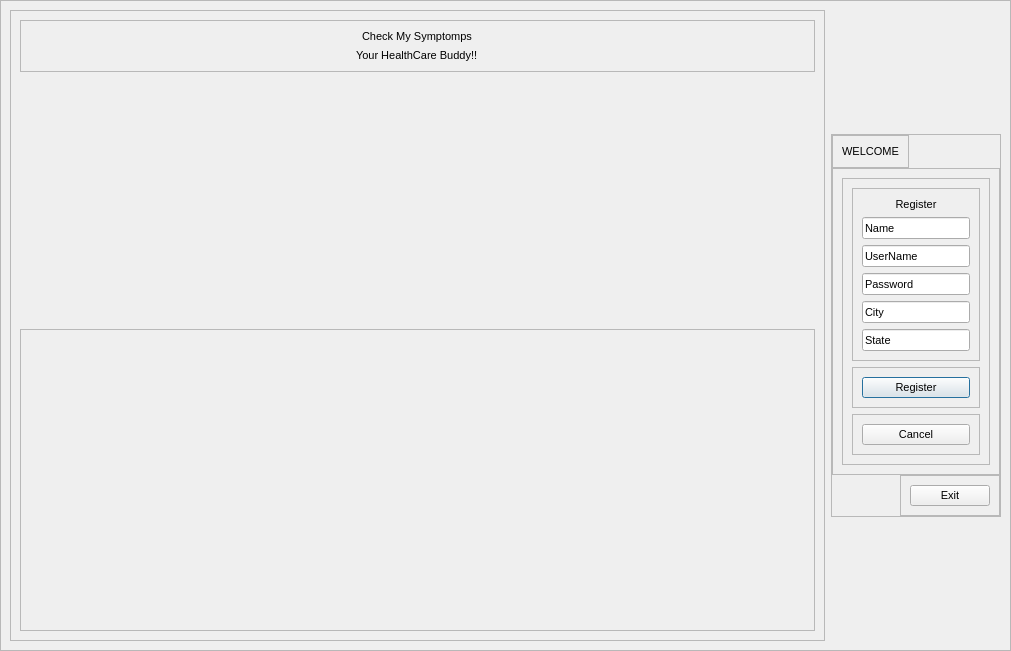
<?xml version="1.0" encoding="UTF-8"?>
<ui version="4.0">
 <class>Dialog</class>
 <widget class="QDialog" name="Dialog">
  <property name="geometry">
   <rect>
    <x>0</x>
    <y>0</y>
    <width>1011</width>
    <height>651</height>
   </rect>
  </property>
  <property name="sizePolicy">
   <sizepolicy hsizetype="Fixed" vsizetype="Fixed">
    <horstretch>0</horstretch>
    <verstretch>0</verstretch>
   </sizepolicy>
  </property>
  <property name="windowTitle">
   <string>PharmaSoft | Login</string>
  </property>
  <property name="windowIcon">
   <iconset resource="photos/orange_icons.qrc">
    <normaloff>:/newPrefix/log-in.svg</normaloff>:/newPrefix/log-in.svg</iconset>
  </property>
  <property name="styleSheet">
   <string notr="true">

QWidget {
    font-size: 11px;
}

QTableView {
    font-size: 10px;
    alternate-background-color: #EEEEFF;
}

Browser QPushButton {
    font-size: 10px;
    min-width: 10px;
}

ColorButton::enabled {
    border: 1px solid #444444;
}

ColorButton::disabled {
    border: 1px solid #AAAAAA;
}


Browser QGroupBox {
    background-color: qlineargradient(x1: 0, y1: 0, x2: 0, y2: 1,
                                      stop: 0 #E0E0E0, stop: 1 #FFFFFF);
    border: 2px solid #999999;
    border-radius: 5px;
    margin-top: 1ex; /* leave space at the top for the title */
    font-size: 13px;
    color: black;
}

Browser QGroupBox::title {
    subcontrol-origin: margin;
    subcontrol-position: top center; /* position at the top center */
    padding: 0 3px;
    font-size: 13px;
    color: black;
}

PluginItem {
    border: 2px solid black;
    background: white;
}


PluginItem Frame {
    background: #CCCCCC;
}


TabButton {
    border: 1px solid #8f8f91;
    border-radius: 2px;
    padding: 3px;
    min-width: 120px;
}

TabButton::checked {
    background-color: qlineargradient(x1: 0, y1: 0 , x2: 0, y2: 1,
                                      stop: 0 #9a9b9e, stop: 1 #babbbe);
}


TabButton::pressed {
    background-color: qlineargradient(x1: 0, y1: 0 , x2: 0, y2: 1,
                                      stop: 0 #9a9b9e, stop: 1 #babbbe);
}
</string>
  </property>
  <layout class="QVBoxLayout" name="verticalLayout">
   <property name="spacing">
    <number>0</number>
   </property>
   <property name="leftMargin">
    <number>0</number>
   </property>
   <property name="topMargin">
    <number>0</number>
   </property>
   <property name="rightMargin">
    <number>0</number>
   </property>
   <property name="bottomMargin">
    <number>0</number>
   </property>
   <item>
    <widget class="QFrame" name="frame">
     <property name="frameShape">
      <enum>QFrame::StyledPanel</enum>
     </property>
     <property name="frameShadow">
      <enum>QFrame::Raised</enum>
     </property>
     <layout class="QHBoxLayout" name="horizontalLayout">
      <item>
       <widget class="QFrame" name="frame_12">
        <property name="frameShape">
         <enum>QFrame::StyledPanel</enum>
        </property>
        <property name="frameShadow">
         <enum>QFrame::Raised</enum>
        </property>
        <layout class="QVBoxLayout" name="verticalLayout_2">
         <item alignment="Qt::AlignTop">
          <widget class="QFrame" name="frame_3">
           <property name="frameShape">
            <enum>QFrame::StyledPanel</enum>
           </property>
           <property name="frameShadow">
            <enum>QFrame::Raised</enum>
           </property>
           <layout class="QVBoxLayout" name="verticalLayout_12">
            <item alignment="Qt::AlignHCenter|Qt::AlignVCenter">
             <widget class="QLabel" name="label">
              <property name="autoFillBackground">
               <bool>false</bool>
              </property>
              <property name="styleSheet">
               <string notr="true">
font: 75 42pt &quot;Century Gothic&quot;;

</string>
              </property>
              <property name="text">
               <string>Check My Symptomps</string>
              </property>
              <property name="scaledContents">
               <bool>true</bool>
              </property>
              <property name="alignment">
               <set>Qt::AlignCenter</set>
              </property>
              <property name="wordWrap">
               <bool>false</bool>
              </property>
             </widget>
            </item>
            <item alignment="Qt::AlignHCenter|Qt::AlignVCenter">
             <widget class="QLabel" name="label_2">
              <property name="styleSheet">
               <string notr="true">font: 75 20pt &quot;Century Gothic&quot;;</string>
              </property>
              <property name="text">
               <string>Your HealthCare Buddy!!</string>
              </property>
             </widget>
            </item>
           </layout>
          </widget>
         </item>
         <item>
          <widget class="QFrame" name="frame_11">
           <property name="sizePolicy">
            <sizepolicy hsizetype="Preferred" vsizetype="Preferred">
             <horstretch>0</horstretch>
             <verstretch>0</verstretch>
            </sizepolicy>
           </property>
           <property name="frameShape">
            <enum>QFrame::StyledPanel</enum>
           </property>
           <property name="frameShadow">
            <enum>QFrame::Raised</enum>
           </property>
           <layout class="QVBoxLayout" name="verticalLayout_11">
            <item alignment="Qt::AlignHCenter|Qt::AlignVCenter">
             <widget class="QLabel" name="label_3">
              <property name="styleSheet">
               <string notr="true"/>
              </property>
              <property name="text">
               <string/>
              </property>
              <property name="pixmap">
               <pixmap resource="blue_icons.qrc">:/icons_blue/icons/login-user-icon.png</pixmap>
              </property>
              <property name="scaledContents">
               <bool>true</bool>
              </property>
             </widget>
            </item>
           </layout>
          </widget>
         </item>
        </layout>
       </widget>
      </item>
      <item>
       <widget class="QFrame" name="frame_2">
        <property name="sizePolicy">
         <sizepolicy hsizetype="Fixed" vsizetype="Fixed">
          <horstretch>0</horstretch>
          <verstretch>0</verstretch>
         </sizepolicy>
        </property>
        <property name="styleSheet">
         <string notr="true"/>
        </property>
        <property name="frameShape">
         <enum>QFrame::StyledPanel</enum>
        </property>
        <property name="frameShadow">
         <enum>QFrame::Raised</enum>
        </property>
        <layout class="QVBoxLayout" name="verticalLayout_3">
         <property name="spacing">
          <number>0</number>
         </property>
         <property name="leftMargin">
          <number>0</number>
         </property>
         <property name="topMargin">
          <number>0</number>
         </property>
         <property name="rightMargin">
          <number>0</number>
         </property>
         <property name="bottomMargin">
          <number>0</number>
         </property>
         <item alignment="Qt::AlignTop">
          <widget class="QFrame" name="frame_4">
           <property name="sizePolicy">
            <sizepolicy hsizetype="Fixed" vsizetype="Fixed">
             <horstretch>0</horstretch>
             <verstretch>0</verstretch>
            </sizepolicy>
           </property>
           <property name="frameShape">
            <enum>QFrame::StyledPanel</enum>
           </property>
           <property name="frameShadow">
            <enum>QFrame::Raised</enum>
           </property>
           <layout class="QVBoxLayout" name="verticalLayout_4">
            <item>
             <widget class="QLabel" name="label_5">
              <property name="styleSheet">
               <string notr="true">font: 75 38pt &quot;Century Gothic&quot;;
</string>
              </property>
              <property name="text">
               <string>WELCOME</string>
              </property>
              <property name="alignment">
               <set>Qt::AlignCenter</set>
              </property>
             </widget>
            </item>
           </layout>
          </widget>
         </item>
         <item>
          <widget class="QFrame" name="frame_5">
           <property name="sizePolicy">
            <sizepolicy hsizetype="Fixed" vsizetype="Fixed">
             <horstretch>0</horstretch>
             <verstretch>0</verstretch>
            </sizepolicy>
           </property>
           <property name="frameShape">
            <enum>QFrame::StyledPanel</enum>
           </property>
           <property name="frameShadow">
            <enum>QFrame::Raised</enum>
           </property>
           <layout class="QVBoxLayout" name="verticalLayout_5">
            <item>
             <widget class="QFrame" name="frame_8">
              <property name="frameShape">
               <enum>QFrame::StyledPanel</enum>
              </property>
              <property name="frameShadow">
               <enum>QFrame::Raised</enum>
              </property>
              <layout class="QVBoxLayout" name="verticalLayout_7">
               <item>
                <widget class="QFrame" name="frame_7">
                 <property name="frameShape">
                  <enum>QFrame::StyledPanel</enum>
                 </property>
                 <property name="frameShadow">
                  <enum>QFrame::Raised</enum>
                 </property>
                 <layout class="QVBoxLayout" name="verticalLayout_8">
                  <item>
                   <widget class="QLabel" name="label_6">
                    <property name="styleSheet">
                     <string notr="true">font: 75 21pt &quot;Century Gothic&quot;;
</string>
                    </property>
                    <property name="text">
                     <string>Register</string>
                    </property>
                    <property name="alignment">
                     <set>Qt::AlignCenter</set>
                    </property>
                   </widget>
                  </item>
                  <item>
                   <widget class="QLineEdit" name="admin_username_2">
                    <property name="styleSheet">
                     <string notr="true">font: 13pt &quot;Century Gothic&quot;;
</string>
                    </property>
                    <property name="inputMask">
                     <string/>
                    </property>
                    <property name="text">
                     <string>Name</string>
                    </property>
                    <property name="placeholderText">
                     <string>User Name</string>
                    </property>
                   </widget>
                  </item>
                  <item>
                   <widget class="QLineEdit" name="admin_username_4">
                    <property name="styleSheet">
                     <string notr="true">font: 13pt &quot;Century Gothic&quot;;
</string>
                    </property>
                    <property name="inputMask">
                     <string/>
                    </property>
                    <property name="text">
                     <string>UserName</string>
                    </property>
                    <property name="placeholderText">
                     <string>User Name</string>
                    </property>
                   </widget>
                  </item>
                  <item>
                   <widget class="QLineEdit" name="admin_username_3">
                    <property name="styleSheet">
                     <string notr="true">font: 13pt &quot;Century Gothic&quot;;
</string>
                    </property>
                    <property name="inputMask">
                     <string/>
                    </property>
                    <property name="text">
                     <string>Password</string>
                    </property>
                    <property name="placeholderText">
                     <string>User Name</string>
                    </property>
                   </widget>
                  </item>
                  <item>
                   <widget class="QLineEdit" name="admin_username">
                    <property name="styleSheet">
                     <string notr="true">font: 13pt &quot;Century Gothic&quot;;
</string>
                    </property>
                    <property name="inputMask">
                     <string/>
                    </property>
                    <property name="text">
                     <string>City</string>
                    </property>
                    <property name="placeholderText">
                     <string>User Name</string>
                    </property>
                   </widget>
                  </item>
                  <item>
                   <widget class="QLineEdit" name="admin_username_5">
                    <property name="styleSheet">
                     <string notr="true">font: 13pt &quot;Century Gothic&quot;;
</string>
                    </property>
                    <property name="inputMask">
                     <string/>
                    </property>
                    <property name="text">
                     <string>State</string>
                    </property>
                    <property name="placeholderText">
                     <string>User Name</string>
                    </property>
                   </widget>
                  </item>
                 </layout>
                </widget>
               </item>
               <item>
                <widget class="QFrame" name="frame_9">
                 <property name="frameShape">
                  <enum>QFrame::StyledPanel</enum>
                 </property>
                 <property name="frameShadow">
                  <enum>QFrame::Raised</enum>
                 </property>
                 <layout class="QVBoxLayout" name="verticalLayout_9">
                  <item>
                   <widget class="QPushButton" name="login">
                    <property name="styleSheet">
                     <string notr="true">font: 75 16pt &quot;Century Gothic&quot;;
</string>
                    </property>
                    <property name="text">
                     <string>Register</string>
                    </property>
                   </widget>
                  </item>
                 </layout>
                </widget>
               </item>
               <item alignment="Qt::AlignTop">
                <widget class="QFrame" name="frame_10">
                 <property name="frameShape">
                  <enum>QFrame::StyledPanel</enum>
                 </property>
                 <property name="frameShadow">
                  <enum>QFrame::Raised</enum>
                 </property>
                 <layout class="QVBoxLayout" name="verticalLayout_10">
                  <item>
                   <widget class="QPushButton" name="clear">
                    <property name="styleSheet">
                     <string notr="true">font: 75 16pt &quot;Century Gothic&quot;;
</string>
                    </property>
                    <property name="text">
                     <string>Cancel</string>
                    </property>
                   </widget>
                  </item>
                 </layout>
                </widget>
               </item>
              </layout>
             </widget>
            </item>
           </layout>
          </widget>
         </item>
         <item alignment="Qt::AlignRight|Qt::AlignBottom">
          <widget class="QFrame" name="frame_6">
           <property name="sizePolicy">
            <sizepolicy hsizetype="Fixed" vsizetype="Fixed">
             <horstretch>0</horstretch>
             <verstretch>0</verstretch>
            </sizepolicy>
           </property>
           <property name="frameShape">
            <enum>QFrame::StyledPanel</enum>
           </property>
           <property name="frameShadow">
            <enum>QFrame::Raised</enum>
           </property>
           <layout class="QVBoxLayout" name="verticalLayout_6">
            <item>
             <widget class="QPushButton" name="quit">
              <property name="styleSheet">
               <string notr="true">font: 75 16pt &quot;Century Gothic&quot;;
</string>
              </property>
              <property name="text">
               <string>Exit</string>
              </property>
              <property name="icon">
               <iconset resource="blue_icons.qrc">
                <normaloff>:/icons_blue/icons/log-out.svg</normaloff>:/icons_blue/icons/log-out.svg</iconset>
              </property>
              <property name="iconSize">
               <size>
                <width>25</width>
                <height>25</height>
               </size>
              </property>
             </widget>
            </item>
           </layout>
          </widget>
         </item>
        </layout>
       </widget>
      </item>
     </layout>
    </widget>
   </item>
  </layout>
 </widget>
 <resources>
  <include location="photos/admin.qrc"/>
  <include location="photos/orange_icons.qrc"/>
  <include location="photos/background.qrc"/>
  <include location="blue_icons.qrc"/>
 </resources>
 <connections/>
</ui>
